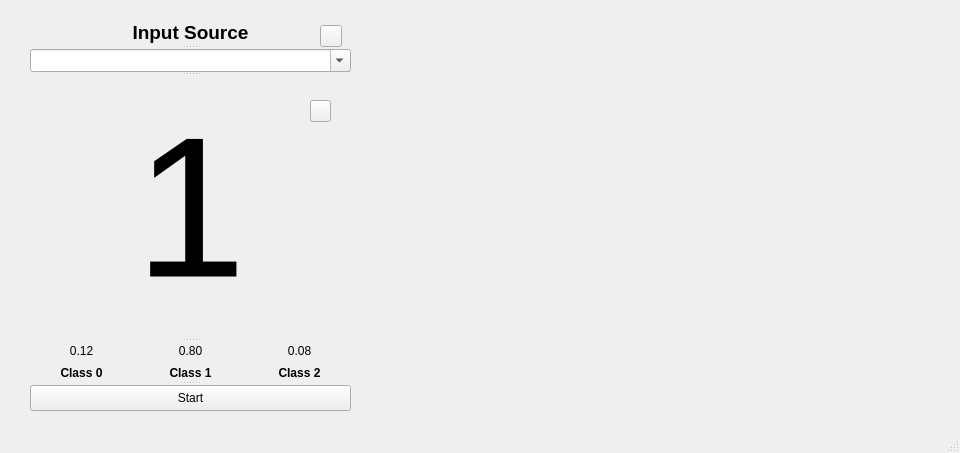
<?xml version="1.0" encoding="UTF-8"?>
<ui version="4.0">
 <class>MainWindow</class>
 <widget class="QMainWindow" name="MainWindow">
  <property name="geometry">
   <rect>
    <x>0</x>
    <y>0</y>
    <width>960</width>
    <height>453</height>
   </rect>
  </property>
  <property name="windowTitle">
   <string>MainWindow</string>
  </property>
  <property name="autoFillBackground">
   <bool>false</bool>
  </property>
  <widget class="QWidget" name="centralwidget">
   <widget class="QSplitter" name="splitter">
    <property name="geometry">
     <rect>
      <x>30</x>
      <y>20</y>
      <width>321</width>
      <height>391</height>
     </rect>
    </property>
    <property name="orientation">
     <enum>Qt::Vertical</enum>
    </property>
    <widget class="QSplitter" name="mic_selection">
     <property name="orientation">
      <enum>Qt::Vertical</enum>
     </property>
     <widget class="QLabel" name="label">
      <property name="font">
       <font>
        <pointsize>14</pointsize>
        <bold>true</bold>
       </font>
      </property>
      <property name="text">
       <string>Input Source</string>
      </property>
      <property name="alignment">
       <set>Qt::AlignCenter</set>
      </property>
     </widget>
     <widget class="QComboBox" name="mic_selector">
      <property name="editable">
       <bool>true</bool>
      </property>
     </widget>
    </widget>
    <widget class="QLabel" name="model_output">
     <property name="font">
      <font>
       <pointsize>150</pointsize>
      </font>
     </property>
     <property name="text">
      <string>1</string>
     </property>
     <property name="alignment">
      <set>Qt::AlignCenter</set>
     </property>
    </widget>
    <widget class="QWidget" name="verticalLayoutWidget">
     <layout class="QVBoxLayout" name="verticalLayout">
      <item>
       <layout class="QHBoxLayout" name="probability">
        <item>
         <widget class="QLabel" name="class0">
          <property name="font">
           <font>
            <bold>false</bold>
           </font>
          </property>
          <property name="text">
           <string>0.12</string>
          </property>
          <property name="alignment">
           <set>Qt::AlignCenter</set>
          </property>
         </widget>
        </item>
        <item>
         <widget class="QLabel" name="class1">
          <property name="font">
           <font>
            <bold>false</bold>
           </font>
          </property>
          <property name="text">
           <string>0.80</string>
          </property>
          <property name="alignment">
           <set>Qt::AlignCenter</set>
          </property>
         </widget>
        </item>
        <item>
         <widget class="QLabel" name="class2">
          <property name="font">
           <font>
            <bold>false</bold>
           </font>
          </property>
          <property name="text">
           <string>0.08</string>
          </property>
          <property name="alignment">
           <set>Qt::AlignCenter</set>
          </property>
         </widget>
        </item>
       </layout>
      </item>
      <item>
       <layout class="QHBoxLayout" name="probability_labels">
        <item>
         <widget class="QLabel" name="label_class0">
          <property name="font">
           <font>
            <bold>true</bold>
           </font>
          </property>
          <property name="text">
           <string>Class 0</string>
          </property>
          <property name="alignment">
           <set>Qt::AlignCenter</set>
          </property>
         </widget>
        </item>
        <item>
         <widget class="QLabel" name="label_class1">
          <property name="font">
           <font>
            <bold>true</bold>
           </font>
          </property>
          <property name="text">
           <string>Class 1</string>
          </property>
          <property name="alignment">
           <set>Qt::AlignCenter</set>
          </property>
         </widget>
        </item>
        <item>
         <widget class="QLabel" name="label_class2">
          <property name="font">
           <font>
            <bold>true</bold>
           </font>
          </property>
          <property name="text">
           <string>Class 2</string>
          </property>
          <property name="alignment">
           <set>Qt::AlignCenter</set>
          </property>
         </widget>
        </item>
       </layout>
      </item>
     </layout>
    </widget>
    <widget class="QPushButton" name="startStopButton">
     <property name="text">
      <string>Start</string>
     </property>
    </widget>
   </widget>
   <widget class="PlotWidget" name="spectrogramGraphWidget" native="true">
    <property name="geometry">
     <rect>
      <x>390</x>
      <y>20</y>
      <width>541</width>
      <height>291</height>
     </rect>
    </property>
   </widget>
   <widget class="PlotWidget" name="labelGraphWidget" native="true">
    <property name="geometry">
     <rect>
      <x>390</x>
      <y>310</y>
      <width>541</width>
      <height>91</height>
     </rect>
    </property>
   </widget>
   <widget class="QToolButton" name="refreshButton">
    <property name="geometry">
     <rect>
      <x>320</x>
      <y>25</y>
      <width>22</width>
      <height>22</height>
     </rect>
    </property>
    <property name="text">
     <string/>
    </property>
   </widget>
   <widget class="QToolButton" name="onTopButton">
    <property name="geometry">
     <rect>
      <x>310</x>
      <y>100</y>
      <width>21</width>
      <height>22</height>
     </rect>
    </property>
    <property name="text">
     <string/>
    </property>
   </widget>
  </widget>
  <widget class="QMenuBar" name="menubar">
   <property name="geometry">
    <rect>
     <x>0</x>
     <y>0</y>
     <width>960</width>
     <height>22</height>
    </rect>
   </property>
  </widget>
  <widget class="QStatusBar" name="statusbar"/>
 </widget>
 <customwidgets>
  <customwidget>
   <class>PlotWidget</class>
   <extends>QWidget</extends>
   <header>pyqtgraph</header>
   <container>1</container>
  </customwidget>
 </customwidgets>
 <resources/>
 <connections/>
</ui>
